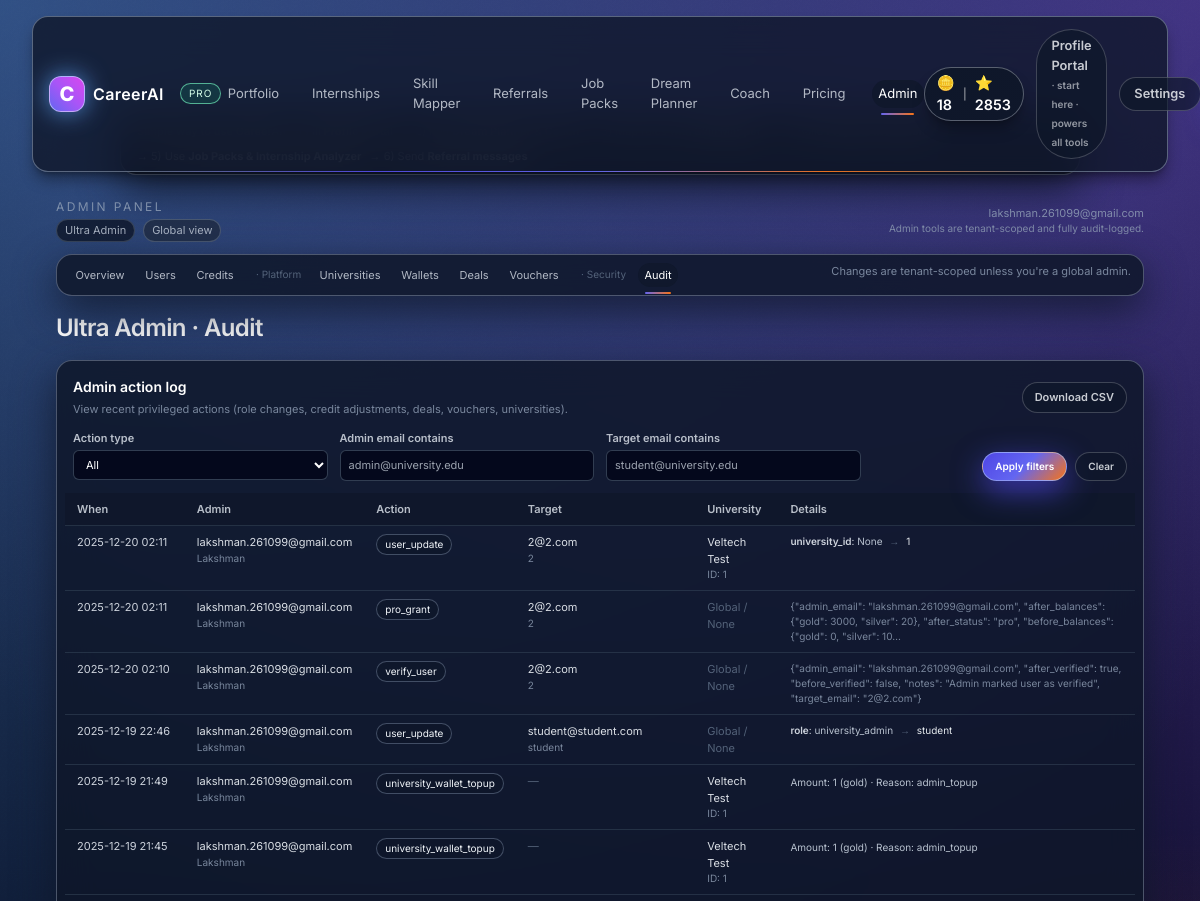
/admin/audit (signed in, upper part), run on an earlier commit of the app's database.
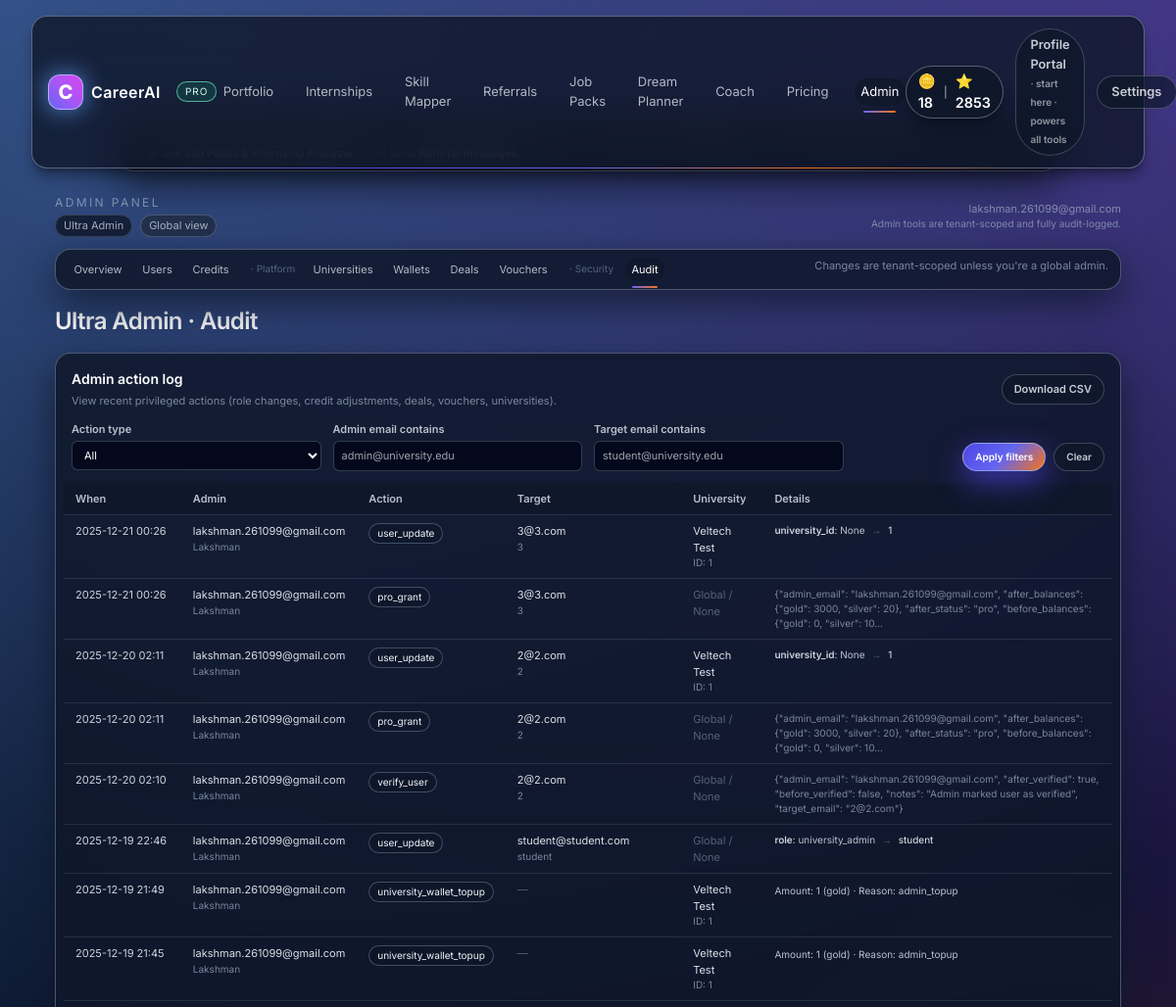
And on a later commit of the database.
### models.py (models this page shows, shortened)
class AdminActionLog(db.Model):
    __tablename__ = "admin_action_log"
    id = db.Column(db.Integer, primary_key=True)
    performed_by_user_id = db.Column(
        db.Integer,
        db.ForeignKey("user.id", ondelete="SET NULL"),
        index=True,
        nullable=True,
    )
    target_user_id = db.Column(
        db.Integer,
        db.ForeignKey("user.id", ondelete="SET NULL"),
        index=True,
        nullable=True,
    )
    university_id = db.Column(
        db.Integer,
        db.ForeignKey("university.id", ondelete="SET NULL"),
        index=True,
        nullable=True,
    )
    action_type = db.Column(db.String(64), nullable=False)
    meta_json = db.Column(db.JSON, nullable=True, default=dict)
    created_at = db.Column(db.DateTime, default=datetime.utcnow, nullable=False)
    performed_by = db.relationship(
        "User",
        foreign_keys=[performed_by_user_id],
        backref=db.backref("admin_actions_performed", lazy=True),
    )
    target_user = db.relationship(
        "User",
        foreign_keys=[target_user_id],
        backref=db.backref("admin_actions_received", lazy=True),
    )
    university = db.relationship("University")

class User(UserMixin, db.Model):
    __tablename__ = "user"
    id = db.Column(db.Integer, primary_key=True)
    name = db.Column(db.String(120), nullable=False)
    email = db.Column(db.String(255), unique=True, nullable=False, index=True)
    password_hash = db.Column(db.String(255), nullable=False)
    verified = db.Column(db.Boolean, default=False, nullable=False)
    email_verified = db.Column(db.Boolean, default=False, nullable=False)
    timezone = db.Column(db.String(64), nullable=True)
    role = db.Column(db.String(32), default="student", nullable=False)
    subscription_status = db.Column(
        db.String(32), default="free", nullable=False
    )  # "free" | "pro" | "canceled" | etc.
    stripe_customer_id = db.Column(db.String(120), index=True, nullable=True)
    stripe_subscription_id = db.Column(db.String(120), index=True, nullable=True)
    pro_since = db.Column(db.DateTime, nullable=True)
    pro_cancel_at = db.Column(db.DateTime, nullable=True)
    coins_free = db.Column(db.Integer, default=10, nullable=False)  # Silver 🪙
    coins_pro = db.Column(db.Integer, default=0, nullable=False)  # Gold ⭐
    current_streak = db.Column(db.Integer, default=0, nullable=False)
    longest_streak = db.Column(db.Integer, default=0, nullable=False)
    last_daily_task_date = db.Column(db.Date, nullable=True)
    streak_freezes_remaining = db.Column(db.Integer, default=1, nullable=False)
    last_freeze_reset_date = db.Column(db.Date, nullable=True)
    ready_score = db.Column(db.Integer, default=0, nullable=False)
    weekly_milestones_completed = db.Column(db.Integer, default=0, nullable=False)
    university_id = db.Column(
        db.Integer,
        db.ForeignKey("university.id", ondelete="SET NULL"),
        nullable=True,
        index=True,
    )
    created_at = db.Column(db.DateTime, default=datetime.utcnow, nullable=False)
    @property
    def is_ultra_admin(self) -> bool:
        return (self.role or "student") == "ultra_admin"
    @property
    def is_super_admin(self) -> bool:
        return (self.role or "student") in ("super_admin", "ultra_admin")
    @property
    def is_admin(self) -> bool:
        return self.is_super_admin or self.is_university_admin

class University(db.Model):
    __tablename__ = "university"
    id = db.Column(db.Integer, primary_key=True)
    name = db.Column(db.String(120), nullable=False)
    domain = db.Column(db.String(120), unique=True, nullable=True, index=True)
    tenant_slug = db.Column(db.String(120), unique=True, nullable=True, index=True)
    created_at = db.Column(db.DateTime, default=datetime.utcnow, nullable=False)
    users = db.relationship(
        "User",
        backref="university",
        lazy=True,
        cascade="save-update",
        passive_deletes=True,
    )
    wallet = db.relationship(
        "UniversityWallet",
        backref="university",
        uselist=False,
        cascade="all, delete-orphan",
        passive_deletes=True,
    )
    deals = db.relationship(
        "UniversityDeal",
        backref="university",
        lazy=True,
        cascade="all, delete-orphan",
        passive_deletes=True,
    )
    voucher_campaigns = db.relationship(
        "VoucherCampaign",
        backref="university",
        lazy=True,
        cascade="all, delete-orphan",
        passive_deletes=True,
    )

### modules/admin/routes.py (the view)
@admin_bp.route("/audit", methods=["GET"], endpoint="audit")
@login_required
def audit():
    if not _is_ultra_admin():
        flash("Only ultra admins can view the audit log.", "danger")
        return redirect(url_for("admin.dashboard"))
    super_admins = (
        User.query.filter(User.role == "super_admin")
        .order_by(User.created_at.asc())
        .all()
    )
    vouchers = (
        VoucherCampaign.query
        .order_by(VoucherCampaign.created_at.desc())
        .limit(100)
        .all()
    )
    deals = (
        UniversityDeal.query
        .order_by(UniversityDeal.created_at.desc())
        .limit(100)
        .all()
    )
    admin_credits = (
        CreditTransaction.query
        .filter(CreditTransaction.feature.ilike("admin%"))
        .order_by(CreditTransaction.created_at.desc())
        .limit(100)
        .all()
    )
    action_type_filter = (request.args.get("type") or "").strip()
    admin_email_filter = (request.args.get("admin_email") or "").strip().lower()
    target_email_filter = (request.args.get("target_email") or "").strip().lower()
    action_type_rows = (
        db.session.query(AdminActionLog.action_type)
        .distinct()
        .order_by(AdminActionLog.action_type.asc())
        .all()
    )
    action_types = [row[0] for row in action_type_rows if row[0]]
    raw_logs = (
        AdminActionLog.query
        .order_by(AdminActionLog.created_at.desc())
        .limit(250)
        .all()
    )
    filtered_logs = []
    for log in raw_logs:
        if action_type_filter and log.action_type != action_type_filter:
            continue
        if admin_email_filter:
            if not log.performed_by or not log.performed_by.email:
                continue
            if admin_email_filter not in (log.performed_by.email or "").lower():
                continue
        if target_email_filter:
            if not log.target_user or not log.target_user.email:
                continue
            if target_email_filter not in (log.target_user.email or "").lower():
                continue
        filtered_logs.append(log)
    return render_template(
        "admin/audit.html",
        super_admins=super_admins,
        vouchers=vouchers,
        deals=deals,
        admin_credits=admin_credits,
        admin_logs=filtered_logs,
        action_types=action_types,
        action_type_filter=action_type_filter,
        admin_email_filter=admin_email_filter,
        target_email_filter=target_email_filter,
    )

### app.py (called while the page is built)
def free_coins():
    if getattr(current_user, "is_authenticated", False):
        try:
            return getattr(current_user, "coins_free", 0) or 0
        except Exception:
            try:
                db.session.rollback()
            except Exception:
                pass
            return 0
    return 0

def pro_coins():
    if getattr(current_user, "is_authenticated", False):
        try:
            return getattr(current_user, "coins_pro", 0) or 0
        except Exception:
            try:
                db.session.rollback()
            except Exception:
                pass
            return 0
    return 0

### modules/admin/routes.py (called while the page is built)
def _is_ultra_admin() -> bool:
    if not getattr(current_user, "is_authenticated", False):
        return False
    emails = os.getenv("ULTRA_ADMIN_EMAILS", "")
    if emails:
        allowed = {e.strip().lower() for e in emails.split(",") if e.strip()}
        if (current_user.email or "").lower() in allowed:
            return True
    role = (getattr(current_user, "role", "") or "").lower()
    if role == "ultra_admin":
        return True
    return bool(getattr(current_user, "is_ultra_admin", False))

### templates/admin/audit.html (shortened to what the changed rows need)
{% extends "admin/_layout.html" %}
{% set active_tab = 'audit' %}
{% block admin_body %}
<div>
  <div class="flex flex-wrap items-center justify-between gap-3 mb-4">
    <h1 class="text-xl sm:text-2xl font-semibold tracking-tight">
      Ultra Admin · Audit
    </h1>
  </div>
  <div class="glass-card rounded-2xl px-4 py-4 mb-6 text-[12px]">
    <div class="flex flex-wrap items-center justify-between gap-3 mb-3">
      <div>
        <h2 class="text-sm font-semibold mb-1">Admin action log</h2>
      </div>
    </div>
    {% if admin_logs %}
      <div class="overflow-x-auto -mx-2 text-[11px]">
        <table class="min-w-full">
          <thead class="bg-slate-900/80 text-slate-200/80">
            <tr>
              <th class="px-3 py-2 text-left font-semibold">When</th>
              <th class="px-3 py-2 text-left font-semibold">Admin</th>
              <th class="px-3 py-2 text-left font-semibold">Action</th>
              <th class="px-3 py-2 text-left font-semibold">Target</th>
              <th class="px-3 py-2 text-left font-semibold">University</th>
              <th class="px-3 py-2 text-left font-semibold">Details</th>
            </tr>
          </thead>
          <tbody>
            {% for log in admin_logs %}
            {% set meta = log.meta_json or {} %}
            <tr class="border-t border-slate-700/60 align-top">
              <td class="px-3 py-2 text-slate-200/90 whitespace-nowrap">
                {{ log.created_at.strftime('%Y-%m-%d %H:%M') if log.created_at else '' }}
              </td>
              <td class="px-3 py-2">
                {% if log.performed_by %}
                  <div class="text-slate-100/90">
                    {{ log.performed_by.email }}
                  </div>
                  <div class="text-[10px] text-slate-400/80">
                    {{ log.performed_by.name or '' }}
                  </div>
                {% else %}
                  <span class="text-slate-500/80">—</span>
                {% endif %}
              </td>
              <td class="px-3 py-2">
                <div class="inline-flex items-center px-2 py-0.5 rounded-full border border-slate-500/60 text-[10px] bg-slate-900/70 text-slate-100">
                  {{ log.action_type }}
                </div>
              </td>
              <td class="px-3 py-2">
                {% if log.target_user %}
                  <div class="text-slate-100/90">
                    {{ log.target_user.email }}
                  </div>
                  <div class="text-[10px] text-slate-400/80">
                    {{ log.target_user.name or '' }}
                  </div>
                {% else %}
                  <span class="text-slate-500/80">—</span>
                {% endif %}
              </td>
              <td class="px-3 py-2">
                {% if log.university %}
                  <div class="text-slate-100/90">
                    {{ log.university.name }}
                  </div>
                  <div class="text-[10px] text-slate-400/80">
                    ID: {{ log.university.id }}
                  </div>
                {% else %}
                  <span class="text-slate-500/80">Global / None</span>
                {% endif %}
              </td>
              <td class="px-3 py-2">
                {% if meta.changes %}
                  <div class="text-[10px] text-slate-200/90">
                    {% for field, info in meta.changes.items() %}
                      <div>
                        <span class="font-semibold">{{ field }}</span>:
                        <span class="text-slate-300/90">{{ info.before }}</span>
                        <span class="mx-1 text-slate-500/80">→</span>
                        <span class="text-slate-100/95">{{ info.after }}</span>
                      </div>
                    {% endfor %}
                  </div>
                {% endif %}
                {% if meta.amount %}
                  <div class="mt-0.5 text-[10px] text-slate-300/90">
                    Amount: {{ meta.amount }}
                    ({{ meta.currency or 'n/a' }}) · Reason: {{ meta.reason or '—' }}
                  </div>
                {% endif %}
                {% if not meta.changes and not meta.amount %}
                  <div class="text-[10px] text-slate-400/80">
                    {{ meta | tojson | truncate(160, True, '…') }}
                  </div>
                {% endif %}
              </td>
            </tr>
            {% endfor %}
          </tbody>
        </table>
      </div>
    {% else %}
      <p class="text-[11px] text-slate-400/80">
        No admin actions recorded yet.
      </p>
    {% endif %}
  </div>
</div>
{% endblock %}

What changed in the data, as far as the page shows it:
added AdminActionLog: created_at "2025-12-21 00:26", performed_by.email "lakshman.261099@gmail.com", performed_by "Lakshman", action_type "user_update", target_user.email "3@3.com", target_user "3", university.name "Veltech Test", university.id "1", changes "university_id", before "None", after "1"
added AdminActionLog: created_at "2025-12-21 00:26", performed_by.email "lakshman.261099@gmail.com", performed_by "Lakshman", action_type "pro_grant", target_user.email "3@3.com", target_user "3", shows "Global / None", meta "{\"admin_email\": \"lakshman.261099@gmail.com\", \"after_balances\": {\"gold\": 3000, \"silver\": 20}, \"after_status\": \"pro\", \"before_balances\": {\"gold\": 0, \"silver\": 10…"
